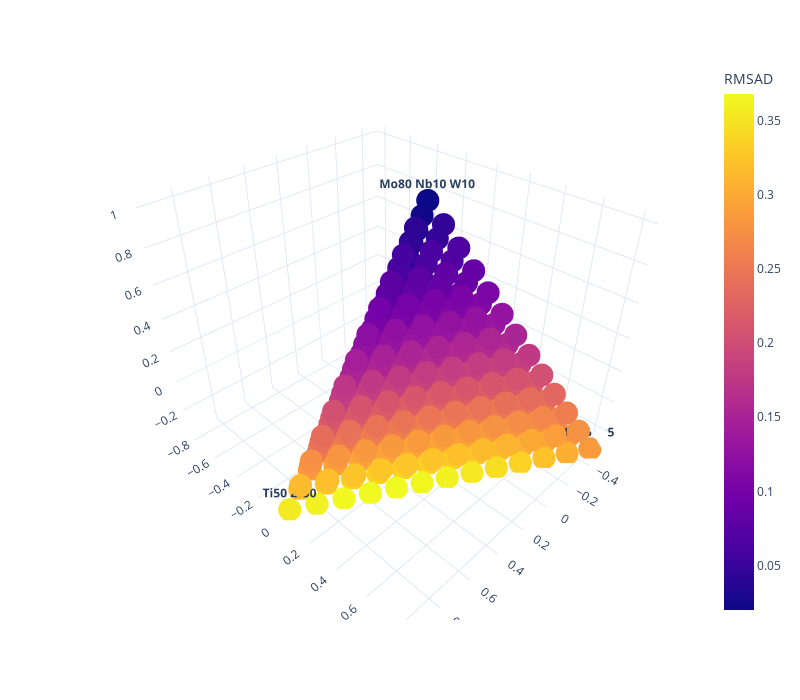

The code cell stored with this chart in its notebook:
### Markdown cell above
And **attainable** space grid to plot the results after projecting them to the Euclidean space:

### Code cell
# Hover approximate formula for each point
formulas = []
for i, comp in enumerate(gridEl):
    formulas.append(f"({i:>3}) "+"".join([f"{el}{100*v:.1f} " if v>0 else "" for el, v in zip(elementalSpaceComponents, comp)]))

# Generate the projected grid
gridAtt_projected_df = pd.DataFrame(plotting.simplex2cartesian_py(gridAtt), columns=['x','y','z'])

# Attach pure component (alloy) labels to corners
pureComponentIndices = nimplex.pure_component_indexes_py(4, 12)
labels = ['']*len(gridAtt_projected_df)
for comp, idx in zip(attainableSpaceComponents, pureComponentIndices):
    labels[idx] = "<b>"+comp+"</b>"

# Add text labels at the corners of the simplex
px.scatter_3d(gridAtt_projected_df, x='x', y='y', z='z', color=rmsadList, text=labels, hover_name=formulas,
              template='plotly_white', width=800, height=700, 
              labels={'color':'RMSAD', 'x':'', 'y':'', 'z':''})

### Figure 1 — Plotly figure (JSON) as saved in the notebook; plotly's stock layout.template omitted (floating-point values rounded to 4 significant figures; data arrays with more than 128 entries replaced by an {"elided": "..."} marker saying what was removed)
{"data": [{"hovertemplate": "<b>%{hovertext}</b><br><br>=%{z}<br>text=%{text}<br>RMSAD=%{marker.color}<extra></extra>", "hovertext": {"elided": "455 str values"}, "legendgroup": "", "marker": {"color": {"elided": "455 float values"}, "coloraxis": "coloraxis", "symbol": "circle"}, "mode": "markers+text", "name": "", "scene": "scene", "showlegend": false, "text": {"elided": "455 str values"}, "type": "scatter3d", "x": {"elided": "455 float values"}, "y": {"elided": "455 float values"}, "z": {"elided": "455 float values"}}], "layout": {"coloraxis": {"colorbar": {"title": {"text": "RMSAD"}}, "colorscale": [[0, "#0d0887"], [0.1111, "#46039f"], [0.2222, "#7201a8"], [0.3333, "#9c179e"], [0.4444, "#bd3786"], [0.5556, "#d8576b"], [0.6667, "#ed7953"], [0.7778, "#fb9f3a"], [0.8889, "#fdca26"], [1, "#f0f921"]]}, "height": 700, "legend": {"tracegroupgap": 0}, "margin": {"t": 60}, "scene": {"domain": {"x": [0, 1], "y": [0, 1]}, "xaxis": {"title": {"text": ""}}, "yaxis": {"title": {"text": ""}}, "zaxis": {"title": {"text": ""}}}, "width": 800}}
